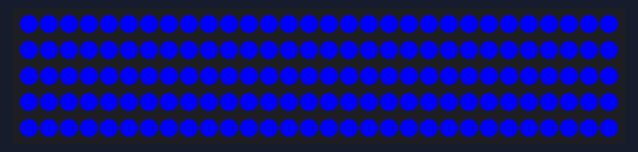
The sketch below on a simulated Arduino Uno, built with avr-gcc and run on an emulated ATmega328P. Shown: 150 RGB LEDs in strip order, left to right, continuing on the next row.

Above: at 0.17 s.

The sketch:

sirentest.ino
```cpp
#include "FastLED.h"

// Pride2015
// Animated, ever-changing rainbows.
// by Mark Kriegsman

#if FASTLED_VERSION < 3001000
#error "Requires FastLED 3.1 or later; check github for latest code."
#endif

#define DATA_PIN    2
//#define CLK_PIN   4
#define LED_TYPE    WS2811
#define COLOR_ORDER RGB
#define NUM_LEDS    150
#define BRIGHTNESS  255

CRGB leds[NUM_LEDS];


void setup() {


  // tell FastLED about the LED strip configuration
  FastLED.addLeds<LED_TYPE,DATA_PIN,COLOR_ORDER>(leds, NUM_LEDS);

  // set master brightness control
  FastLED.setBrightness(BRIGHTNESS);
}

bool doRed = false;

void loop()
{
  for (int i=0; i < 150; i++) {
    leds[i] = doRed ? CRGB::Red : CRGB::Blue;
  }
  doRed = !doRed;

  FastLED.show();
  delay(20);

for (int i=0; i < 150; i++) {
    leds[i] = CRGB(0,0,0);
  }

  FastLED.show();
  delay(5);


}
```
